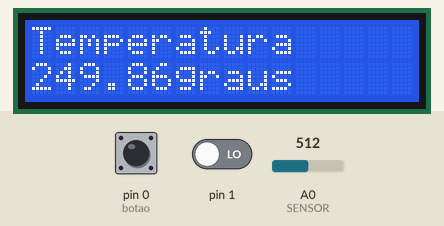
Simulated run of this sketch. Board: Arduino Uno, built with avr-gcc and run on an emulated ATmega328P. Parts: 16×2 character LCD. The test bench sets the inputs (shaded band); at power-on: pin 0 (botao) LOW, A0 (SENSOR) = 512, pin 1 LOW.

Above: at 1.2 s.
1.3 s: pin 0 (botao) pulled HIGH for 1 s
At 2.8 s:
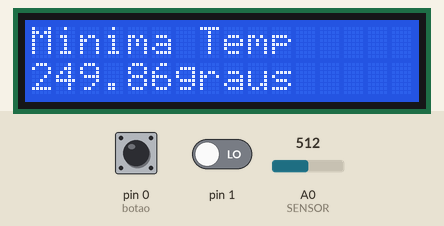
3.8 s: A0 (SENSOR) set to 306
At 4.2 s:
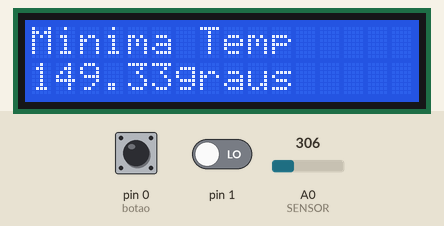
5.3 s: pin 0 (botao) pulled HIGH for 0.15 s
At 5.6 s:
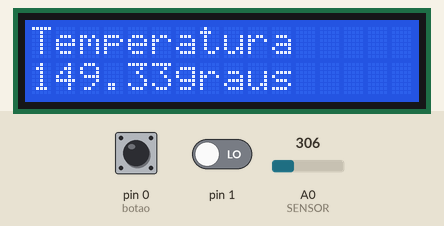
6.9 s: A0 (SENSOR) set to 122
At 7.7 s:
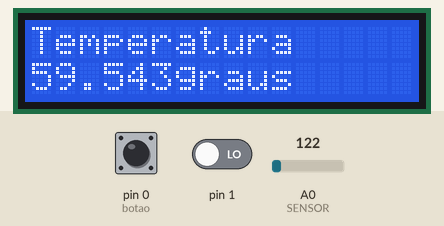
8.4 s: A0 (SENSOR) set to 0
At 8.9 s:
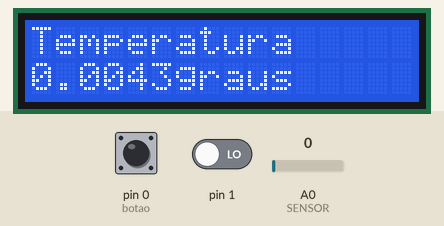
9.9 s: pin 0 (botao) driven HIGH
At 10.3 s:
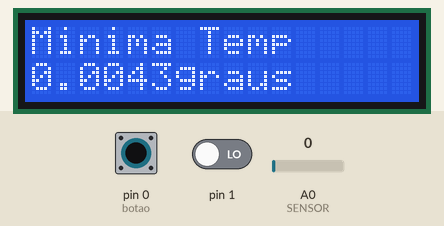
Timing chart, 0 to 12.9 s (numbered marks = the images above; inputs shaded):
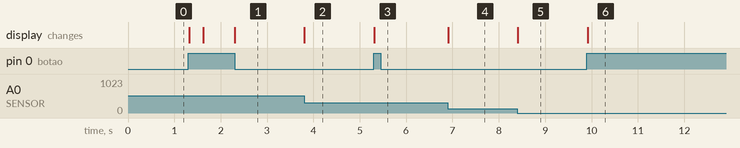

The sketch:

MinMaxTemperature.ino
```cpp
#include <LiquidCrystal.h> // Importo a biblioteca que usaremos
#define SENSOR 0 // Defino o pino de entrada para o sensor

LiquidCrystal lcd(12, 11, 5, 4, 3, 2); // registro os pinos do LCD

int val = 0; // valor de leitura do sensor
int button = 7;
float min = 0;
float max = 0;
int botao = 0;
int old_botao = 0;
int state = 0;

void setup(){
  lcd.begin(16,2); // Numero de colunas e linhas que iremos usar
  lcd.print("Temperatura"); // Mensagem da primeira Linha
  pinMode(button, INPUT);
}

void loop(){
  val = analogRead(SENSOR); // Leio o valor do sensor
  botao = digitalRead(botao);

  float voltage = val * 0.00488; // calculo para saber o valor da temperatura
  voltage = voltage * 100; // Ajuste de temperatura

  if(voltage <= min || min == 0){
    min = voltage;
  } else {
    max = voltage;
  }

  if((botao == HIGH) && (old_botao == LOW)){
    state = 1 - state;
    delay(10);
  }

  old_botao = botao;

  if(state == 1){
    lcd.setCursor(0,0); // Coloco o cursor na segunda linha, coluna 0
    lcd.print("Minima Temp"); // Escrevo a segunda parte da mensagem
    lcd.setCursor(0,1); // Coloco o cursor na segunda linha, coluna 0
    lcd.print(min); // Escrevo o valor da temperatura no Curso
    lcd.setCursor(6,1); // Coloco o cursor na segunda linha, coluna 6
    lcd.print("graus"); // Escrevo a segunda parte da mensagem
  } else {
    lcd.setCursor(0,0); // Coloco o cursor na segunda linha, coluna 0
    lcd.print("Temperatura"); // Escrevo a segunda parte da mensagem
    lcd.setCursor(0,1); // Coloco o cursor na segunda linha, coluna 0
    lcd.print(voltage); // Escrevo o valor da temperatura no Curso
    lcd.setCursor(6,1); // Coloco o cursor na segunda linha, coluna 6
    lcd.print("graus"); // Escrevo a segunda parte da mensagem
  }
}
```

Measured:
- after the input at 1.3 s, the display: changes at once (image 1)
- after the input at 3.8 s, the display: changes at once (image 2)
- after the input at 5.3 s, the display: changes at once (image 3)
- after the input at 6.9 s, the display: changes at once (image 4)
- after the input at 8.4 s, the display: changes at once (image 5)
- after the input at 9.9 s, the display: changes at once (image 6)
